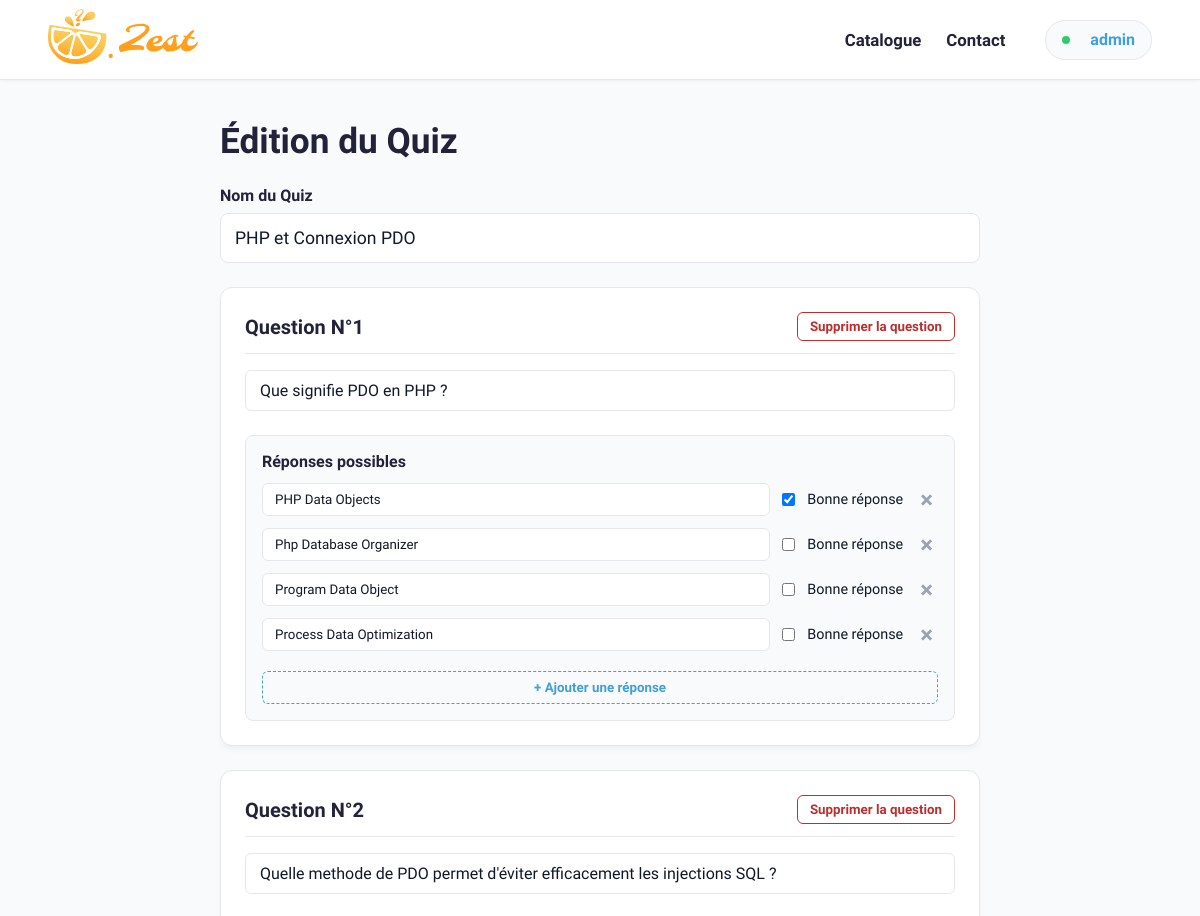
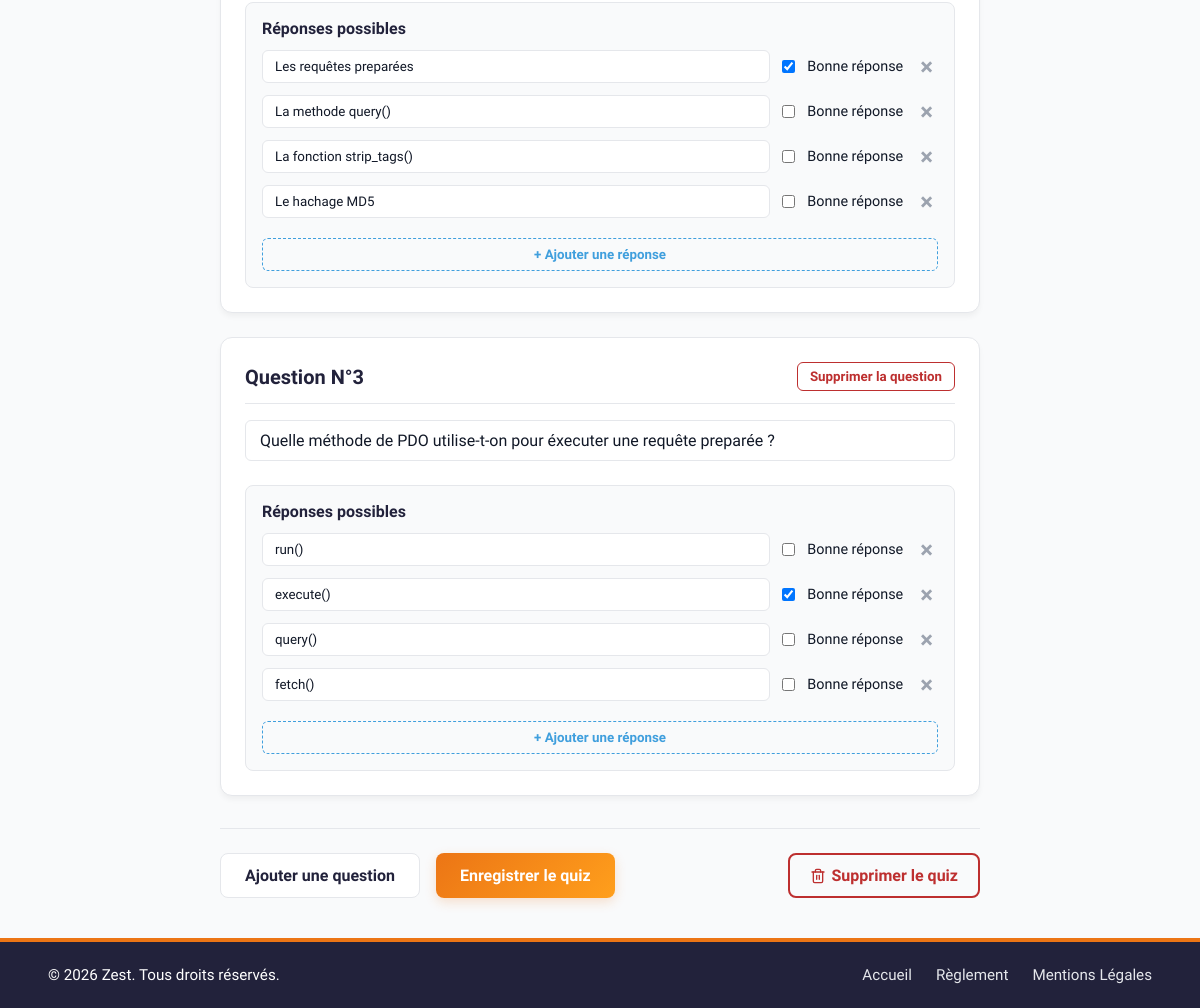
/edit.php?quizId=2 (signed in), run on the app's committed database (2 pictures, top to bottom).
### tables this page shows
CREATE TABLE `sae203_quiz` (
                               `id` int(11) NOT NULL AUTO_INCREMENT,
                               `name` varchar(100) NOT NULL,
                               `creator` int(11) NOT NULL,
                               PRIMARY KEY (`id`)
);

CREATE TABLE `sae203_question` (
                                   `id` int(11) NOT NULL AUTO_INCREMENT,
                                   `quiz` int(11) NOT NULL,
                                   `question` varchar(255) NOT NULL,
                                   PRIMARY KEY (`id`),
                                   KEY `quizz` (`quiz`),
                                   CONSTRAINT `sae203_question_ibfk_1` FOREIGN KEY (`quiz`) REFERENCES `sae203_quiz` (`id`) ON DELETE CASCADE
);

CREATE TABLE `sae203_reponse` (
                                  `id` int(11) NOT NULL AUTO_INCREMENT,
                                  `question` int(11) NOT NULL,
                                  `content` varchar(255) NOT NULL,
                                  `bonne_reponse` tinyint(1) NOT NULL,
                                  PRIMARY KEY (`id`),
                                  KEY `question` (`question`),
                                  CONSTRAINT `sae203_reponse_ibfk_1` FOREIGN KEY (`question`) REFERENCES `sae203_question` (`id`) ON DELETE CASCADE
);

### php/utils.php (called while the page is built, shortened)
<?php
function getPDOConnection()
{
    try {
        return new PDO(DB, USER, PWD);
    } catch (PDOException $e) {
        die ("Failed: " . $e);
    }
}
function getInfoDataBase($query)
{
    $conn = getPDOConnection();
    $res = $conn->query($query);
    $rows = $res->fetchAll();
    return $rows;
}

### edit.php (the view, shortened to what this page needs)
<?php
require_once $_SERVER["DOCUMENT_ROOT"] . "/sae203/php/utils.php";
$id = isset($_GET['quizId']) ? (int)$_GET['quizId'] : null;
$quizName = "";
$questionsHTML = "";
$isCreator = false;
if ($id) {
    $query = "SELECT * FROM sae203_quiz WHERE id = $id ";
    $quiz = getInfoDataBase($query);
    if (!empty($quiz)) {
        $quizName = $quiz[0]['name'];
        $isCreator = ($quiz[0]['creator'] == $_SESSION['user']['user_id']);
        $query = "SELECT * FROM sae203_question WHERE quiz = $id ";
        $questions = getInfoDataBase($query);
        $questionIndex = 1;
        foreach ($questions as $question) {
            $questionId = $question['id'];
            $questionText = htmlspecialchars($question['question']);
            $query = "SELECT * FROM sae203_reponse WHERE question = $questionId ";
            $reponses = getInfoDataBase($query);
            $questionsHTML .= "
                <div class='question-card' id='q{$questionIndex}' data-qindex='{$questionIndex}'>
                    <input type='hidden' name='questions[{$questionIndex}][id]' value='{$questionId}'>
                    <div class='question-header'>
                        <h3>Question N°{$questionIndex}</h3>
                        <button type='button' class='delete-question-btn'>Supprimer la question</button>
                    </div>
                    <div class='form-group'>
                        <input type='text' name='questions[{$questionIndex}][text]' class='question-input' value='{$questionText}' required>
                    </div>
                    <div class='answers-section'>
                        <h4>Réponses possibles</h4>
                        <div class='answers-list'>";
            $reponseIndex = 1;
            foreach ($reponses as $reponse) {
                $reponseId = $reponse['id'];
                $reponseContent = htmlspecialchars($reponse['content']);
                $checked = $reponse['bonne_reponse'] ? "checked" : "";
                $questionsHTML .= "
                            <div class='answer-item'>
                                <input type='hidden' name='questions[{$questionIndex}][answers][{$reponseIndex}][id]' value='{$reponseId}'>
                                <input type='text' name='questions[{$questionIndex}][answers][{$reponseIndex}][text]' value='{$reponseContent}' required>
                                <label class='checkbox-container'>
                                    <input type='checkbox' name='questions[{$questionIndex}][answers][{$reponseIndex}][correct]' value='1' {$checked}>
                                    <span class='checkmark'></span> Bonne réponse
                                </label>
                                <button type='button' class='delete-answer-btn'>&times;</button>
                            </div>";
                $reponseIndex++;
            }
            $questionsHTML .= "
                        </div>
                        <button type='button' class='add-answer-btn'>+ Ajouter une réponse</button>
                    </div>
                </div>";
            $questionIndex++;
        }
    }
}
?>
<!DOCTYPE html>
<html lang="fr">
<head>
    <?php require_once $_SERVER["DOCUMENT_ROOT"] . "/sae203/includes/load-css.php"; ?>
    <link rel="stylesheet" href="css/edit.css">
</head>
<body>
<?php require_once $_SERVER["DOCUMENT_ROOT"] . "/sae203/includes/header.php"; ?>
<main class="quiz-container">
    <h1><?= $id ? "Édition du Quiz" : "Création de Quiz" ?></h1>
    <form action="" method="post" id="edit-quiz">
        <div class="form-group main-title">
            <label for="name">Nom du Quiz</label>
            <input type="text" name="name" id="name" value="<?= htmlspecialchars($quizName) ?>"
                   placeholder="Ex: Culture Générale #1" required>
        </div>
        <div id="questions-container">
            <?php if (!empty($questionsHTML)): ?>
                <?= $questionsHTML ?>
            <?php endif; ?>
        </div>
        <div class="form-actions">
            <div class="left-actions">
                <button type="button" id="add-question-btn" class="btn-secondary">Ajouter une question</button>
                <button type="submit" id="submit-btn" class="btn-primary">Enregistrer le quiz</button>
            </div>
            <?php if ($id && $isCreator): ?>
                <button type="submit" name="action_delete" id="delete-quiz-btn" class="btn-delete"
                        onclick="return confirm('⚠️ Êtes-vous sûr de vouloir supprimer définitivement ce quiz ? Cette action est irréversible.');">
                    Supprimer le quiz
                </button>
            <?php endif; ?>
        </div>
    </form>
</main>
<?php require_once $_SERVER["DOCUMENT_ROOT"] . "/sae203/includes/footer.php"; ?>
</body>
</html>

### css/style.css (style rules this page uses)
:root { --space-indigo: #22223B; --orange: #ec7515; --amber-glow: #FF9F1C; --mustard: #fad161; --light-blue: #8cd1ff; --blue-bell: #409fdd; --yale-blue: #124668; --black: #111827; --shadow: rgba(0, 0, 0, 0.05); --shadow-hover: rgba(0, 0, 0, 0.1); --light-grey: #e5e7eb; --bg: #f9fafb; --white: #fff; --error: #bd2f2f; --correct: #008000; }
body { background-color: var(--bg); color: var(--black); display: flex; flex-direction: column; min-height: 100vh; }

### css/edit.css (style rules this page uses)
main { display: block; margin: 0 auto; padding: 40px 20px; width: 100%; max-width: 800px; box-sizing: border-box; }
h1 { font-size: 2.2rem; font-weight: 800; margin-bottom: 24px; color: var(--space-indigo); }
.question-card { background: var(--white); border: 1px solid var(--light-grey); border-radius: 12px; padding: 24px; margin-bottom: 24px; box-shadow: 0 4px 6px -1px var(--shadow); }
.checkbox-container { display: inline-flex; align-items: center; gap: 6px; font-size: 0.9rem; color: var(--black); cursor: pointer; user-select: none; white-space: nowrap; }
.form-actions { display: flex; justify-content: space-between; align-items: center; gap: 16px; margin-top: 32px; border-top: 1px solid var(--light-grey); padding-top: 24px; }
.left-actions { display: flex; gap: 16px; }

### data on the page
sae203_quiz: name "PHP et Connexion PDO"
sae203_question: question "Que signifie PDO en PHP ?"
sae203_reponse: content "PHP Data Objects"
sae203_reponse: content "Php Database Organizer"
sae203_reponse: content "Program Data Object"
sae203_reponse: content "Process Data Optimization"
sae203_question: question "Quelle methode de PDO permet d'éviter efficacement les injections SQL ?"
sae203_reponse: content "Les requêtes preparées"
sae203_reponse: content "La methode query()"
sae203_reponse: content "La fonction strip_tags()"
sae203_reponse: content "Le hachage MD5"
sae203_question: question "Quelle méthode de PDO utilise-t-on pour éxecuter une requête preparée ?"
sae203_reponse: content "run()"
sae203_reponse: content "execute()"
sae203_reponse: content "query()"
sae203_reponse: content "fetch()"

### other printed values
$ernest "admin"
